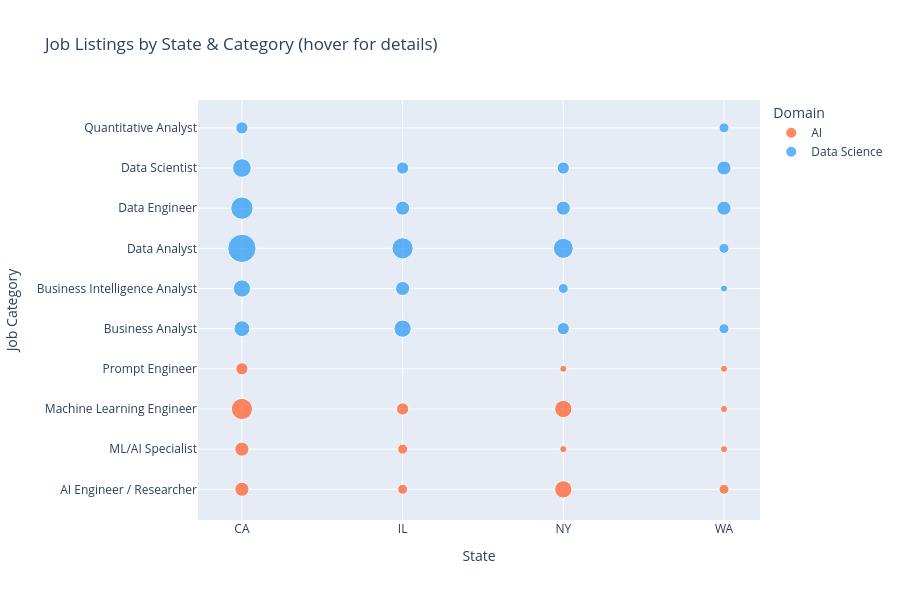

Here is the notebook cell this chart was saved with:
### Code cell
import plotly.express as px

# Interactive scatter: bubble chart of job category x state, sized by count
plot_data = (df[df['state'].isin(['CA', 'IL', 'NY', 'WA'])]
             .groupby(['state', 'job_category', 'domain'])
             .size()
             .reset_index(name='count'))

fig = px.scatter(plot_data, x='state', y='job_category', size='count',
                 color='domain', hover_data=['count'],
                 color_discrete_map=DOMAIN_COLORS,
                 title='Job Listings by State & Category (hover for details)',
                 labels={'state': 'State', 'job_category': 'Job Category',
                         'count': 'Listings', 'domain': 'Domain'})

fig.update_layout(height=600, width=900)
fig.show()

### Figure 1 — Plotly figure (JSON) as saved in the notebook; plotly's stock layout.template omitted (floating-point values rounded to 4 significant figures)
{"data": [{"customdata": [[4], [4], [9], [3], [2], [2], [3], [6], [1], [6], [1], [2], [1], [1], [1]], "hovertemplate": "Domain=AI<br>State=%{x}<br>Job Category=%{y}<br>Listings=%{customdata[0]}<extra></extra>", "legendgroup": "AI", "marker": {"color": "#FF5722", "size": [4, 4, 9, 3, 2, 2, 3, 6, 1, 6, 1, 2, 1, 1, 1], "sizemode": "area", "sizeref": 0.04, "symbol": "circle"}, "mode": "markers", "name": "AI", "orientation": "v", "showlegend": true, "type": "scatter", "x": ["CA", "CA", "CA", "CA", "IL", "IL", "IL", "NY", "NY", "NY", "NY", "WA", "WA", "WA", "WA"], "xaxis": "x", "y": ["AI Engineer / Researcher", "ML/AI Specialist", "Machine Learning Engineer", "Prompt Engineer", "AI Engineer / Researcher", "ML/AI Specialist", "Machine Learning Engineer", "AI Engineer / Researcher", "ML/AI Specialist", "Machine Learning Engineer", "Prompt Engineer", "AI Engineer / Researcher", "ML/AI Specialist", "Machine Learning Engineer", "Prompt Engineer"], "yaxis": "y"}, {"customdata": [[5], [6], [16], [10], [7], [3], [6], [4], [9], [4], [3], [3], [2], [8], [4], [3], [2], [1], [2], [4], [4], [2]], "hovertemplate": "Domain=Data Science<br>State=%{x}<br>Job Category=%{y}<br>Listings=%{customdata[0]}<extra></extra>", "legendgroup": "Data Science", "marker": {"color": "#2196F3", "size": [5, 6, 16, 10, 7, 3, 6, 4, 9, 4, 3, 3, 2, 8, 4, 3, 2, 1, 2, 4, 4, 2], "sizemode": "area", "sizeref": 0.04, "symbol": "circle"}, "mode": "markers", "name": "Data Science", "orientation": "v", "showlegend": true, "type": "scatter", "x": ["CA", "CA", "CA", "CA", "CA", "CA", "IL", "IL", "IL", "IL", "IL", "NY", "NY", "NY", "NY", "NY", "WA", "WA", "WA", "WA", "WA", "WA"], "xaxis": "x", "y": ["Business Analyst", "Business Intelligence Analyst", "Data Analyst", "Data Engineer", "Data Scientist", "Quantitative Analyst", "Business Analyst", "Business Intelligence Analyst", "Data Analyst", "Data Engineer", "Data Scientist", "Business Analyst", "Business Intelligence Analyst", "Data Analyst", "Data Engineer", "Data Scientist", "Business Analyst", "Business Intelligence Analyst", "Data Analyst", "Data Engineer", "Data Scientist", "Quantitative Analyst"], "yaxis": "y"}], "layout": {"height": 600, "legend": {"itemsizing": "constant", "title": {"text": "Domain"}, "tracegroupgap": 0}, "title": {"text": "Job Listings by State & Category (hover for details)"}, "width": 900, "xaxis": {"anchor": "y", "domain": [0, 1], "title": {"text": "State"}}, "yaxis": {"anchor": "x", "domain": [0, 1], "title": {"text": "Job Category"}}}}
